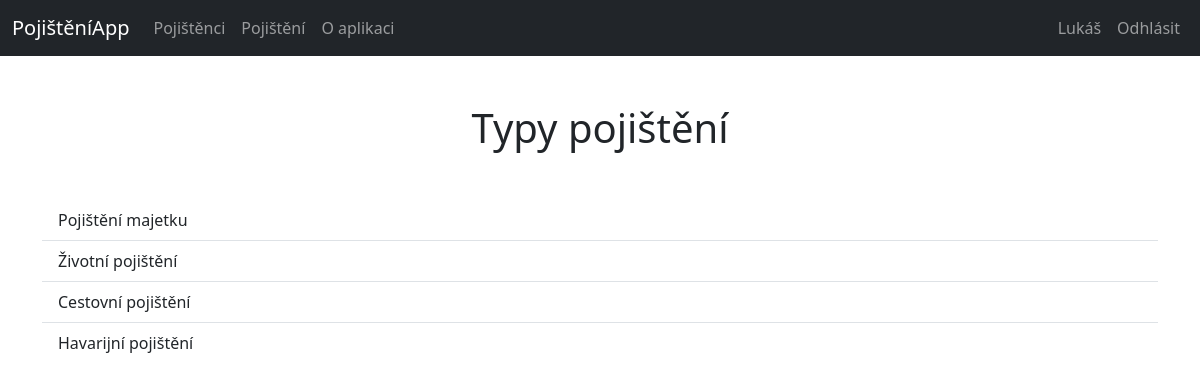
Screenshot of /insurances/all-types/ (signed in) with the database file from the repository.
### insurances/models.py (models this page shows)
class TypeOfInsurance(models.Model):
    type = models.CharField(max_length=50)
    def __str__(self):
        return self.type

### insurances/views.py (the view)
# urls.py: path('all-types/', views.all_insurance_types, name='all-types'),
def all_insurance_types(request):
    types = TypeOfInsurance.objects.all()
    return render(request, 'insurances/insurance-types.html', {'types': types})

### insurances/templates/insurances/insurance-types.html (shortened to what this page needs)
{% extends 'layout.html' %}
{% block content %}
    <h1 class="text-center">Typy pojištění</h1>
    <div class="container mt-5">
        <ul class="list-group list-group-flush">
            {% for type in types %}
                <li class="list-group-item">{{ type }}</li>
            {% endfor %}
        </ul>
    </div>
{% endblock content %}

### templates/layout.html (shortened to what this page needs)
<!DOCTYPE html>
{% load static %}
<html lang="en">
<head>
    <link rel="stylesheet" href="{% static 'css/bootstrap.min.css' %}">
</head>
<body class="dark-mode">
    <nav class="navbar navbar-expand-lg navbar-dark bg-dark">
        <div class="container-fluid">
            <span class="navbar-brand" href="#">PojištěníApp</span>
            <div class="collapse navbar-collapse" id="navbarNav">
                <ul class="navbar-nav me-auto mb-2 mb-lg-0">
                    <li class="nav-item">
                        <a class="nav-link btn btn-link" href="{% url 'index' %}">Pojištěnci</a>
                    </li>
                    <li class="nav-item">
                        <a class="nav-link btn btn-link" href="{% url 'all-types' %}">Pojištění</a>
                    </li>
                    <li class="nav-item">
                        <a class="nav-link btn btn-link" href="{% url 'about-app' %}">O aplikaci</a>
                    </li>
                </ul>
                {% if user.is_authenticated %}
                    <ul class="navbar-nav">
                        <li class="nav-item">
                            {% if user.is_superuser %}
                            <span class="nav-link btn btn-link">Admin</span>
                            {% else %}
                            <a class="nav-link btn btn-link" href="{% url 'profile' user_id=user.id %}">{{ user.first_name }}</a>
                            {% endif %}
                        </li>
                        <li class="nav-item">
                            <form method="post" action="{% url 'logout' %}">
                                <button type="submit" class="nav-link btn btn-link">Odhlásit</button>
                            </form>
                        </li>
                    </ul>
                {% endif %}
            </div>
        </div>
    </nav>
    <main class="mt-5">
        {% block content %}
        {% endblock content %}
    </main>
</body>
</html>

### rows the page displays
TypeOfInsurance: type "Pojištění majetku"
TypeOfInsurance: type "Životní pojištění"
TypeOfInsurance: type "Cestovní pojištění"
TypeOfInsurance: type "Havarijní pojištění"

### other values shown
{{ user.first_name }} "Lukáš"
